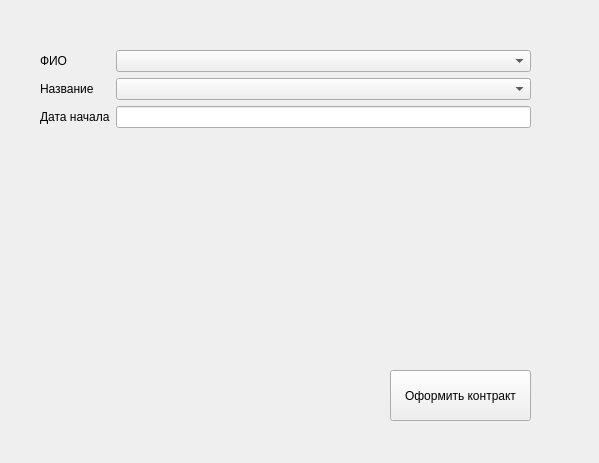
<?xml version="1.0" encoding="UTF-8"?>
<ui version="4.0">
 <class>ExecutionContract</class>
 <widget class="QWidget" name="ExecutionContract">
  <property name="geometry">
   <rect>
    <x>0</x>
    <y>0</y>
    <width>599</width>
    <height>463</height>
   </rect>
  </property>
  <property name="windowTitle">
   <string>Form</string>
  </property>
  <widget class="QWidget" name="formLayoutWidget">
   <property name="geometry">
    <rect>
     <x>40</x>
     <y>50</y>
     <width>491</width>
     <height>281</height>
    </rect>
   </property>
   <layout class="QFormLayout" name="formLayout">
    <item row="0" column="0">
     <widget class="QLabel" name="label">
      <property name="text">
       <string>ФИО</string>
      </property>
     </widget>
    </item>
    <item row="1" column="0">
     <widget class="QLabel" name="label_2">
      <property name="text">
       <string>Название</string>
      </property>
     </widget>
    </item>
    <item row="2" column="0">
     <widget class="QLabel" name="label_3">
      <property name="text">
       <string>Дата начала</string>
      </property>
     </widget>
    </item>
    <item row="2" column="1">
     <widget class="QLineEdit" name="DateStart"/>
    </item>
    <item row="1" column="1">
     <widget class="QComboBox" name="Contract"/>
    </item>
    <item row="0" column="1">
     <widget class="QComboBox" name="FIO"/>
    </item>
   </layout>
  </widget>
  <widget class="QPushButton" name="pushButton">
   <property name="geometry">
    <rect>
     <x>390</x>
     <y>370</y>
     <width>141</width>
     <height>51</height>
    </rect>
   </property>
   <property name="text">
    <string>Оформить контракт</string>
   </property>
  </widget>
 </widget>
 <resources/>
 <connections/>
</ui>
